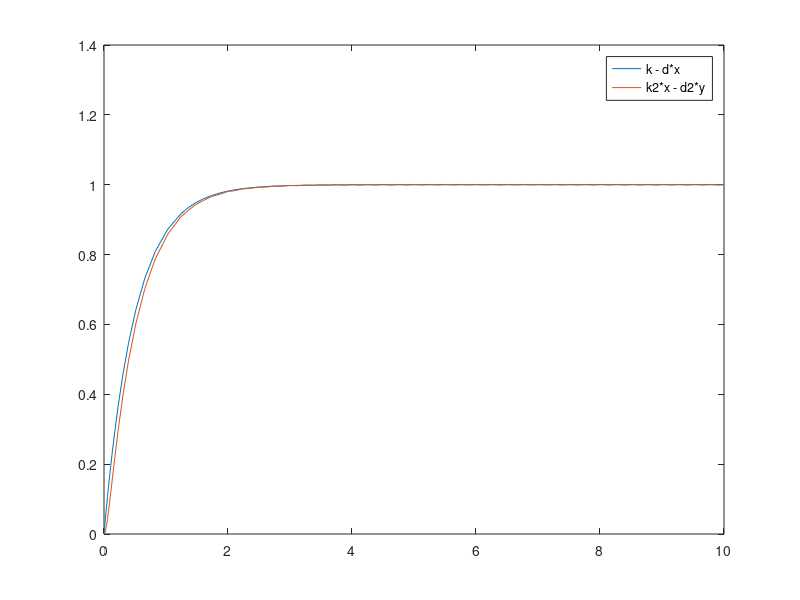
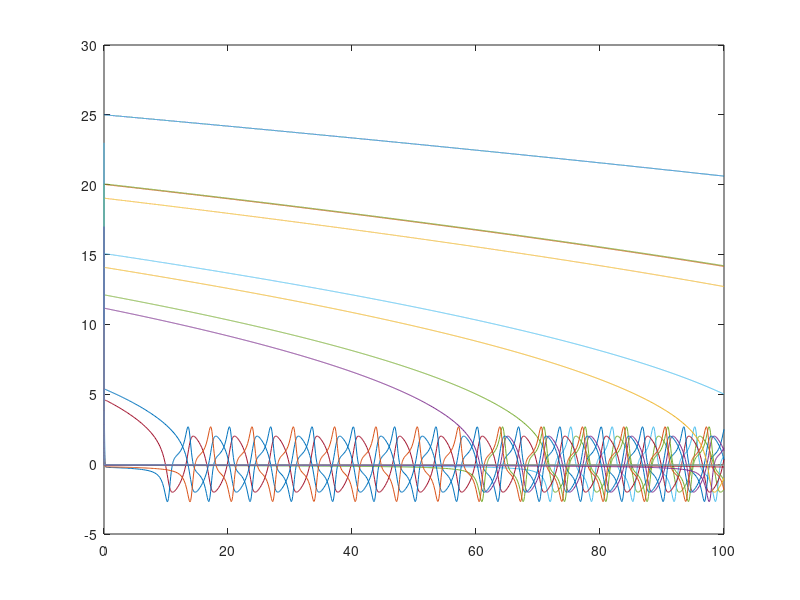

Write MATLAB code to recreate these figures, in order.
%In class 21
clear all; close all
% 1. Consider the system we discussed in class for a gene which is produced
% and degraded: dx/dt = k - d*x. Now consider that this gene turns on a
% second gene y, which also degrades so that its equation is 
% dy/dt = k2*x - d2*y. Choose some values for k,d,k2, and d2 and run a
% numerical simulation of this system for the case where both genes start
% out off ( x(0) = 0 and y(0) = 0). Plot the value of x and y in time and 
% explain your results. 
k = 2;
d = 2;
k2 = 20; 
d2 = 20;
rhs1 = @(t,x) [k-d*x(1); k2*x(1) - d2*x(2)];
sol = ode23(rhs1, [0 10], [0, 0]);
figure(1)
plot(sol.x, sol.y(1, :)); 
hold on;
plot(sol.x, sol.y(2, :));
legend("k - d*x", "k2*x - d2*y");
hold off;
%both approach 1 as an asymptote, with k-dx being slightly ahead

% 2. Consider the following model: 
% dx/dt = y
% dy/dt = (1-x^2)*y - x
% write code that simulates this system for several different starting
% values of x and y. Plot the results and comment on them. 

rhs2 = @(t,x) [x(2); (1-x(1)^2)*x(2) - x(1)];
figure(2)
for ii = 1:10
    x1 = randi(25);
    y1 = randi(25);
    sol = ode23(rhs2, [0 100], [x1, y1]);
    plot(sol.x, sol.y(1,:)); 
    hold on;
    plot(sol.x, sol.y(2,:));
end
hold off;
%each curve eventually reaches zero and then oscillates around zero, but
%how fast it takes for the line to reach zero initially varies (based on if
%x is larger than y?)